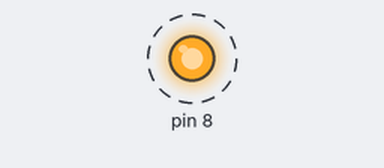
Simulated run of this program. Board: Raspberry Pi (header pin numbers). On the bench: output pins drawn as LEDs (lit = HIGH). Dashed ring = blinking.

Above: at 0.5 s.
Timing chart, 0 to 4.6 s (numbered marks = the images above):
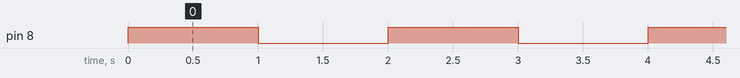

The program:

LED_Blinking.py
```python
import RPi.GPIO as GPIO # Import the GPIO library of Raspberry Pi
from time import sleep # Import the sleep function from the time module

GPIO.setwarnings(False) # To ignore the warnings
GPIO.setmode(GPIO.BOARD) # GPIO.Board initialize the physical pin numbering
GPIO.setup(8, GPIO.OUT, initial=GPIO.LOW) # Set physical pin 8 to be an output pin and set initial value to low (0)

while True: # Run forever
  GPIO.output(8, GPIO.HIGH) # Turn on the led
  sleep(1) # Sleep for 1 second
  GPIO.output(8, GPIO.LOW) # Turn off the led
  sleep(1) # Sleep for 1 second
```

Measured:
- by itself, pin 8: alternates HIGH for 1.0 s and LOW for 1.0 s
